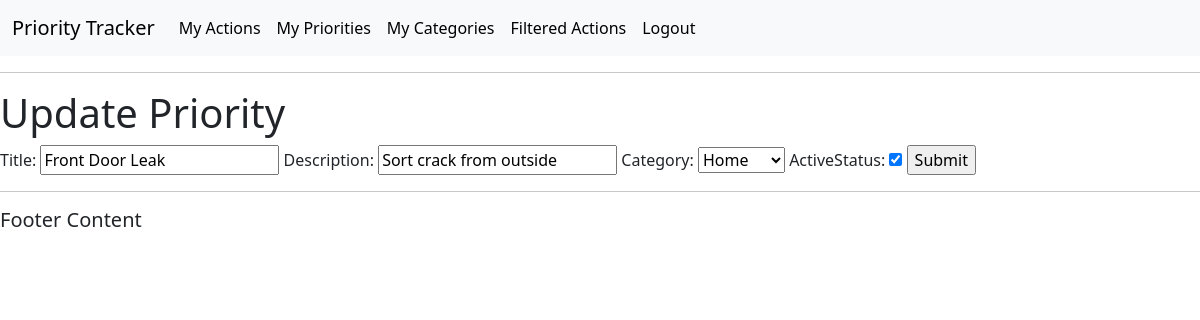
The page /update-priority/3/ (signed in) on the database as committed earlier.
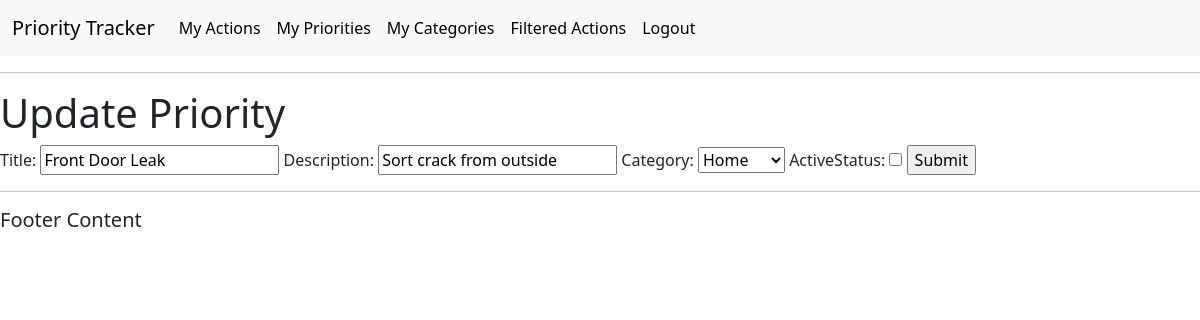
The same page on the database as committed later.
### actions/models.py (models this page shows, shortened)
class Priority(models.Model):
    title = models.CharField(max_length=50, null=False, blank=False)
    description = models.CharField(max_length=150)
    activeStatus = models.BooleanField(null=False, blank=False, default=True)
    category = models.ForeignKey(
        Category, on_delete=models.CASCADE, null=True, blank=True)
    user = models.ForeignKey(
        settings.AUTH_USER_MODEL, on_delete=models.CASCADE, related_name="priorities", null=True)

class Category(models.Model):
    title = models.CharField(max_length=50, null=False, blank=False)
    description = models.CharField(max_length=150)
    user = models.ForeignKey(
        settings.AUTH_USER_MODEL, on_delete=models.CASCADE, related_name="categories", null=True)
    def __str__(self):
        return str(self.title)

### actions/views.py (the view)
# urls.py: path('update-priority/<str:pk>/', views.update_priority, name='update_priority'),
@login_required(login_url='login')
def update_priority(request, pk):
    priority = Priority.objects.get(id=pk)
    priorityform = PriorityForm(instance=priority)
    if request.method == "POST":
        priorityform = PriorityForm(request.POST, instance=priority)
        if priorityform.is_valid():
            priorityform.save()
            return redirect('/priorities/')
    context = {'priorityform': priorityform}
    return render(request, 'actions/update_priority.html', context)

### actions/forms.py
class PriorityForm(ModelForm):
    class Meta:
        model = Priority
        fields = ['title', 'description', 'category', 'activeStatus']

### actions/templates/actions/update_priority.html (shortened to what this page needs)
{% extends 'actions/main.html' %}
{% block content %}
<body>
    <h1>Update Priority</h1>
    <form method="POST" action="">
        {{priorityform}}
        <input type="submit" name="Update Priority">
    </form>
</body>
{% endblock %}

Rows that differ between the two databases and show on the page:
changed Priority "Sort crack from outside": activeStatus "☑" → "☐"
